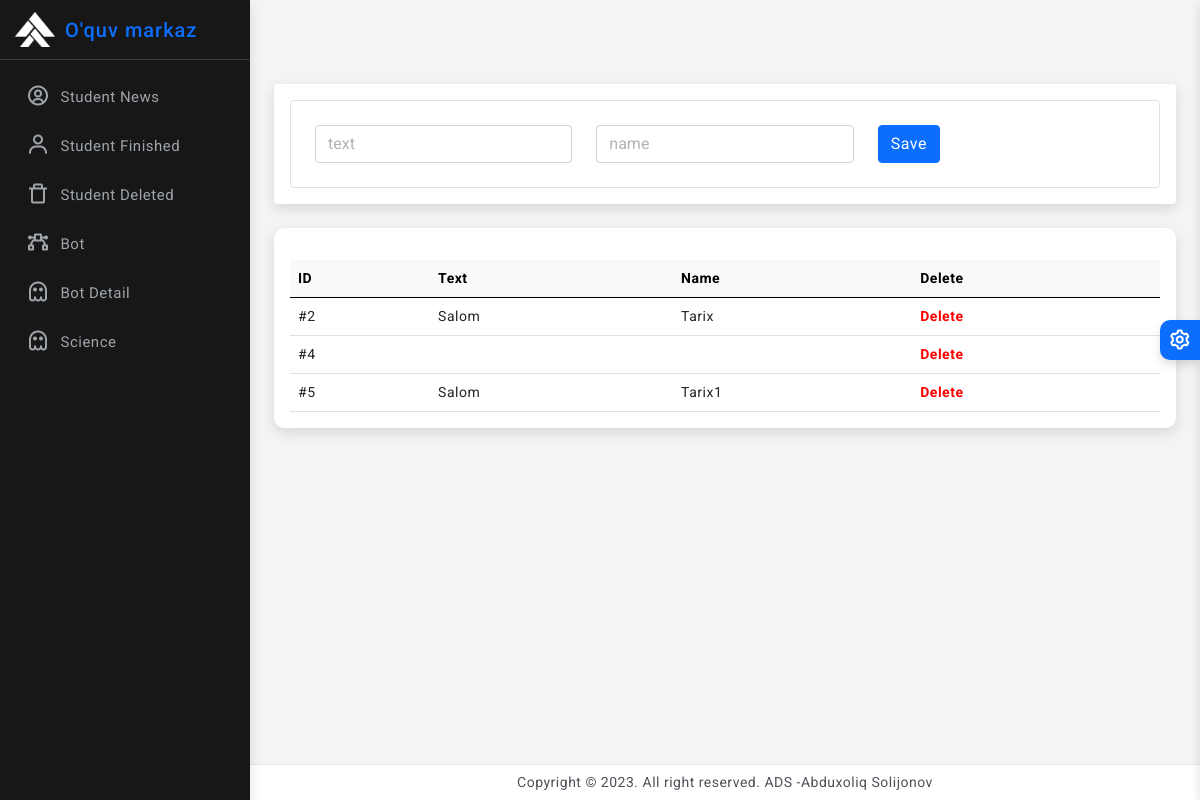
Screenshot of /bot/ with the database file from the repository.
### main/models.py (models this page shows)
class Bot(models.Model):
    text = models.TextField()
    name = models.CharField(max_length=255)

### main/views.py (the view)
# urls.py: path("bot/", Bot_views, name="bot"),
def Bot_views(request):
    context = {
        'bot': Bot.objects.all(),
    }
    return render(request, 'bot.html', context)

### template/bot.html (shortened to what this page needs)
{%load static%}
<!doctype html>
<html lang="en" class="semi-dark">
<head>
	<link href="{% static 'assets/plugins/simplebar/css/simplebar.css'%}" rel="stylesheet" />
	<link href="{% static 'assets/plugins/perfect-scrollbar/css/perfect-scrollbar.css'%}" rel="stylesheet" />
	<link href="{% static 'assets/plugins/highcharts/css/highcharts.css'%}" rel="stylesheet" />
	<link href="{% static 'assets/plugins/vectormap/jquery-jvectormap-2.0.2.css'%}" rel="stylesheet" />
	<link href="{% static 'assets/plugins/metismenu/css/metisMenu.min.css'%}" rel="stylesheet" />
	<link href="{% static 'assets/css/pace.min.css'%}" rel="stylesheet" />
	<link href="{% static 'assets/css/bootstrap.min.css'%}" rel="stylesheet">
	<link href="{% static 'assets/css/app.css'%}" rel="stylesheet">
	<link href="{% static 'assets/css/icons.css'%}" rel="stylesheet">
	<link rel="stylesheet" href="{% static 'assets/css/dark-theme.css'%}" />
	<link rel="stylesheet" href="{% static 'assets/css/semi-dark.css'%}" />
	<link rel="stylesheet" href="{% static 'assets/css/header-colors.css'%}" />
</head>
<body>
	<div class="wrapper">
		<div class="sidebar-wrapper" data-simplebar="true">
			<div class="sidebar-header">
				<div>
					<img src="{% static 'assets/images/logo-icon.png'%}" class="logo-icon" alt="logo icon">
				</div>
				<div>
					<h4 class="logo-text"><a href="{% url 'dashboard'%}">O'quv markaz</a></h4>
				</div>
			</div>
			<ul class="metismenu" id="menu">
				<li>
					<a href="{% url 'news'%}">
						<div class="parent-icon"><i class="bx bx-user-circle"></i>
						</div>
						<div class="menu-title">Student News</div>
					</a>
				</li>
				<li>
					<a href="{% url 'finished'%}">
						<div class="parent-icon"><i class="bx bx-user"></i>
						</div>
						<div class="menu-title">Student Finished</div>
					</a>
				</li>
				<li>
					<a href="{% url 'deleted'%}">
						<div class="parent-icon"><i class="bx bx-trash-alt"></i>
						</div>
						<div class="menu-title">Student Deleted</div>
					</a>
				</li>
				<li>
					<a href="{% url 'bot'%}">
						<div class="parent-icon"><i class="bx bx-vector"></i>
						</div>
						<div class="menu-title">Bot</div>
					</a>
				</li>
				<li>
					<a href="{% url 'bot_detail'%}">
						<div class="parent-icon"><i class="bx bx-ghost"></i>
						</div>
						<div class="menu-title">Bot Detail</div>
					</a>
				</li>
				<li>
					<a href="{% url 'science'%}">
						<div class="parent-icon"><i class="bx bx-ghost"></i>
						</div>
						<div class="menu-title">Science</div>
					</a>
				</li>
			</ul>
		</div>
		<div class="page-wrapper">
			<div class="page-content">
				<div class="card">
					<div class="card-body">
						<div class="p-4 border rounded">
							<form class="row" action="{% url 'add_bot' %}" method="post" enctype="multipart/form-data">
								<div class="col-md-4">
									<input type="text" class="form-control" name="text" placeholder="text">
								</div>
								<div class="col-md-4">
									<input type="text" class="form-control" name="name" placeholder="name">
								</div>
								<div class="col-4">
									<button class="btn btn-primary" type="submit">Save</button>
								</div>
							</form>
						</div>
					</div>
				</div>
				<div class="row">
					<div class="col">
						<div class="card radius-10 mb-0">
							<div class="card-body">
                               <div class="table-responsive mt-3">
								   <table class="table align-middle mb-0">
									   <thead class="table-light">
										   <tr>
											   <th>ID</th>
											   <th>Text</th>
											   <th>Name</th>
											   <th>Delete</th>
										   </tr>
									   </thead>
									   <tbody>
									   {% for i in bot%}
										   <tr>
											   <td>#{{i.id}}</td>
											   <td>{{i.text}}</td>
											   <td>{{i.name}}</td>
											   <td><b ><a style="color:red;" href="{% url 'delete_bot' i.id %}">Delete</a></b></td>
										   </tr>
										{%endfor%}
									   </tbody>
								   </table>
							   </div>
							</div>
						</div>
					</div>
				</div>
			</div>
	</div>
		<footer class="page-footer">
			<p class="mb-0">Copyright © 2023. All right reserved. ADS -Abduxoliq Solijonov</p>
		</footer>
	</div>
	<div class="switcher-wrapper">
		<div class="switcher-btn"> <i class='bx bx-cog bx-spin'></i>
		</div>
	</div>
</body>
</html>

### static/assets/css/app.css (style rules this page uses)
body { font-size: 14px; color: #4c5258; letter-spacing: 0.5px; background-color: #f4f4f4; font-family: 'Roboto', sans-serif; }
a { text-decoration: none; }
.wrapper { width: 100%; position: relative; }
.sidebar-wrapper { width: 250px; height: 100%; position: fixed; top: 0px; bottom: 0; left: 0px; background: #ffffff; border-right: 0px solid #e4e4e4; z-index: 11; box-shadow: 0 .3rem .8rem rgba(0, 0, 0, .12)!important; transition: all .2s ease-out; }
.sidebar-header { width: 250px; height: 60px; display: flex; align-items: center; position: fixed; top: 0px; bottom: 0; padding: 0 15px; z-index: 5; background: #ffffff; background-clip: border-box; border-bottom: 1px solid #e4e4e4; }
.logo-icon { width: 40px; }
.logo-text { font-size: 20px; margin-left: 10px; margin-bottom: 0; letter-spacing: 1px; color: #0d6efd; }
.page-wrapper { height: 100%; margin-top: 60px; margin-bottom: 30px; margin-left: 250px; }
.page-content { padding: 1.5rem; }
.page-footer { background: #ffffff; left: 250px; right: 0; bottom: 0; position: fixed; text-align: center; padding: 7px; font-size: 14px; border-top: 1px solid #e4e4e4; z-index: 3; }
.sidebar-wrapper ul { padding: 0; margin: 0; list-style: none; background: transparent; }
.sidebar-wrapper .metismenu { background: transparent; display: -webkit-box; display: -ms-flexbox; display: flex; padding: 10px; margin-top: 60px; -webkit-box-orient: vertical; -webkit-box-direction: normal; -ms-flex-direction: column; flex-direction: column; }
.sidebar-wrapper .metismenu li+li { margin-top: 5px; }
.sidebar-wrapper .metismenu li:first-child { margin-top: 5px; }
.sidebar-wrapper .metismenu li:last-child { margin-bottom: 5px; }
.sidebar-wrapper .metismenu>li { display: -webkit-box; display: -ms-flexbox; display: flex; -webkit-box-orient: vertical; -webkit-box-direction: normal; -ms-flex-direction: column; flex-direction: column; position: relative; }
.sidebar-wrapper .metismenu a { position: relative; display: flex; align-items: center; justify-content: left; padding: 8px 15px; font-size: 15px; color: #5f5f5f; outline-width: 0; text-overflow: ellipsis; overflow: hidden; letter-spacing: .5px; border: 1px solid #ffffff00; transition: all .3s ease-out; }
.sidebar-wrapper .metismenu a .parent-icon { font-size: 24px; line-height: 1; }
.sidebar-wrapper .metismenu a .menu-title { margin-left: 10px; }
.radius-10 { border-radius: 10px; }
input::placeholder { color: #000 !important; opacity: .3 !important }
.switcher-wrapper { width: 280px; height: 100%; position: fixed; right: -280px; top: 0; bottom: 0; z-index: 16; background: #fff; border-left: 0px solid #d2d2d2; box-shadow: 0 0.3rem 0.6rem rgba(0, 0, 0, .13); transition: all .2s ease-out; }
.switcher-btn { width: 40px; height: 40px; line-height: 40px; font-size: 24px; background: #0d6efd; box-shadow: 0 0.3rem 0.6rem rgba(0, 0, 0, .13); color: #fff; text-align: center; border-top-left-radius: 10px; border-bottom-left-radius: 10px; position: absolute; top: 40%; right: 100%; cursor: pointer; }

### static/assets/css/semi-dark.css (style rules this page uses)
html.semi-dark .sidebar-wrapper { background: #171717; border-right: 1px solid #e4e4e400; }
html.semi-dark .sidebar-wrapper .sidebar-header { background: #171717; border-right: 1px solid #e4e4e400; border-bottom: 1px solid rgb(255 255 255 / 15%); }
html.semi-dark .sidebar-wrapper .sidebar-header .logo-text { color: #e7e9ec; }
html.semi-dark .sidebar-wrapper .metismenu a { color: #9ea4aa; }
html.semi-dark .logo-icon { filter: invert(1) grayscale(100%) brightness(200%); }

### rows the page displays
Bot: id "2", text "Salom", name "Tarix"
Bot: id "4"
Bot: id "5", text "Salom", name "Tarix1"
